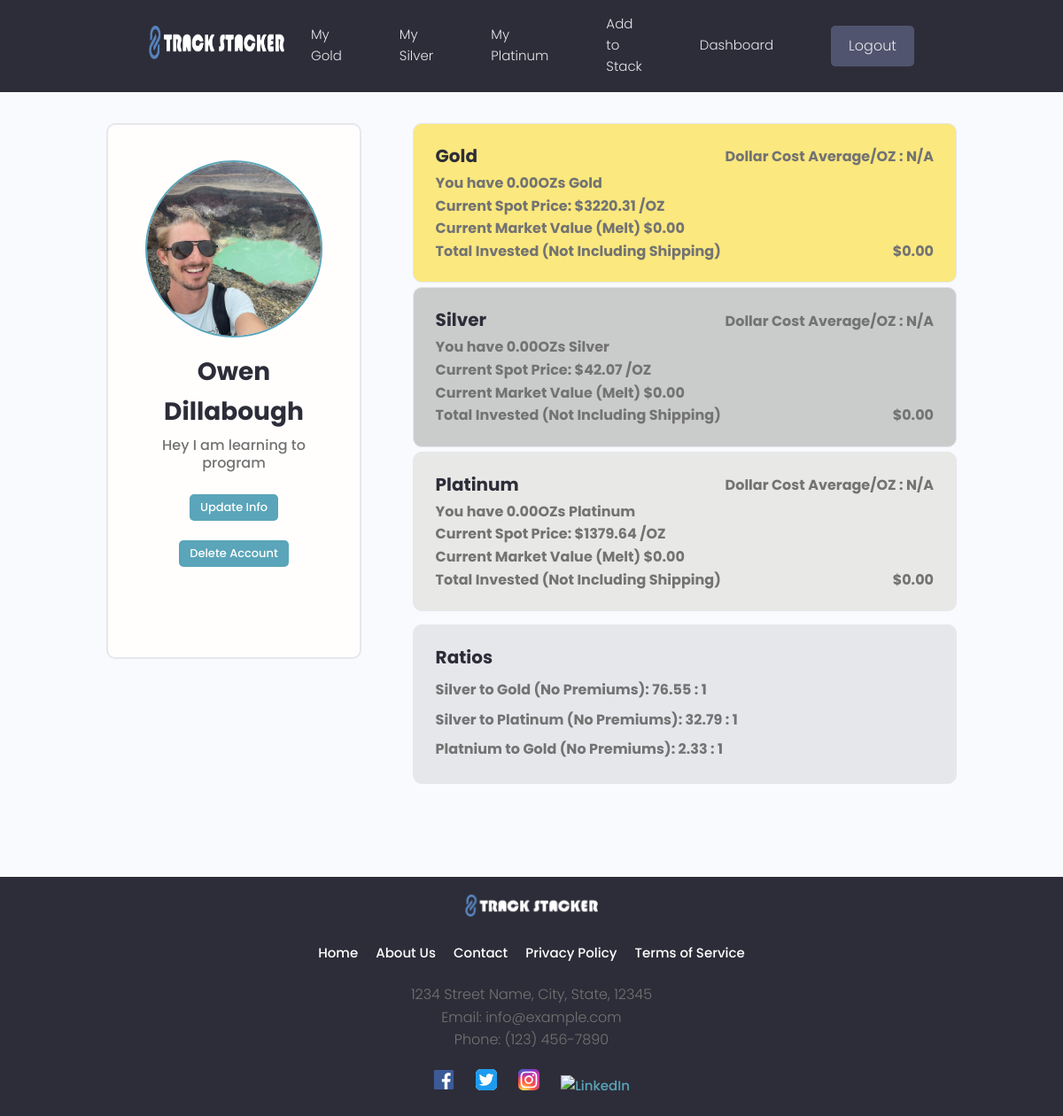
The app's page /users/profile/e351c3f3cfc945d887c1a610a2bbbc1f (signed in) with its own data.
### users/models.py (models this page shows, shortened)
class Profile(models.Model):
    user = models.OneToOneField(User, on_delete=models.CASCADE, null=True, blank=True)
    name = models.CharField(max_length=200, blank=True, null=True)
    email =models.EmailField(max_length=500, blank=True, null=True)
    username = models.CharField(max_length=200, blank=True, null=True)
    short_intro = models.CharField(max_length=500, blank=True, null=True)
    bio = models.TextField(blank=True, null=True)
    profile_image = models.ImageField(null=True, blank=True, upload_to='profiles/',
                                        default='profiles/user-default.png')
    social_facebook = models.CharField(max_length=200, blank=True, null=True)
    created = models.DateTimeField(auto_now_add=True)
    id = models.UUIDField(default=uuid.uuid4, unique=True, primary_key=True,
                            editable=False)

### tracker/models.py (models this page shows, shortened)
class MetalsData(models.Model):
    owner = models.OneToOneField(Profile, on_delete=models.CASCADE)
    timestamp = models.IntegerField(default=0)
    rates = models.JSONField(default=dict)
    currency = models.CharField(max_length=30)
    current_gold_price = models.DecimalField(max_digits=30, decimal_places=2, default=0)
    current_silver_price = models.DecimalField(max_digits=30, decimal_places=2, default=0)
    current_platinum_price = models.DecimalField(max_digits=30, decimal_places=2, default=0)
    class Meta:
        verbose_name_plural = "Metals Data"

### users/views.py (the view)
# urls.py: path('profile/<str:pk>', views.profile, name= "profile"),
@login_required(login_url='login-user')
def profile(request, pk):
    metals_data, created = MetalsData.objects.get_or_create(owner=request.user.profile)
    profile = Profile.objects.get(id=pk)
    user = request.user.profile
    total_silver = round(Decimal(get_total_oz(user, 'silver')), 2)
    total_gold = round(Decimal(get_total_oz(user, 'gold')), 2)
    total_platinum = round(Decimal(get_total_oz(user, 'platinum')), 2)
    total_gold_cost, total_silver_cost, total_platinum_cost =  get_total_invested(profile)
    try:
        if total_gold != 0:
            gdca = (total_gold_cost / total_gold).quantize(Decimal('0.01'), rounding=ROUND_HALF_UP)
            gdca_str = f"{gdca:.2f}"
        else:
            gdca = 'N/A'
            gdca_str = 'N/A'
    except InvalidOperation:
        gdca = 'N/A'
        gdca_str = 'N/A'
    try:
        if total_silver != 0:
            sdca = (total_silver_cost / total_silver).quantize(Decimal('0.01'), rounding=ROUND_HALF_UP)
            sdca_str = f"{sdca:.2f}"
        else:
            sdca = 'N/A'
            sdca_str = 'N/A'
    except InvalidOperation:
        sdca = 'N/A'
        sdca_str = 'N/A'
    try:
        if total_platinum != 0:
            pdca = (total_platinum_cost / total_platinum).quantize(Decimal('0.01'), rounding=ROUND_HALF_UP)
            pdca_str = f"{pdca:.2f}"
        else:
            pdca = 'N/A'
            pdca_str = 'N/A'
    except InvalidOperation:
        pdca = 'N/A'
        pdca_str = 'N/A'
    try:
        gold_price = Decimal(metals_data.current_gold_price)
        silver_price = Decimal(metals_data.current_silver_price)
        platinum_price = Decimal(metals_data.current_platinum_price)
    except Exception as e:
        print(e)
        gold_price = 'N/A'
        silver_price = 'N/A'
        platinum_price = 'N/A'
    try:
        gmv = multiply(total_gold, gold_price)
        smv = multiply(total_silver, silver_price)
        pmv = multiply(total_platinum, platinum_price)
        gsr = round((float(gold_price) / float(silver_price)), 2)
        psr = round((float(platinum_price) / float(silver_price)), 2)
        pgr = round((float(gold_price) / float(platinum_price)), 2)
    except:
        pgr = 'N/A'
        psr = 'N/A'
        gmv = 'N/A'
        smv = 'N/A'
        pmv = 'N/A'
        gsr = 'N/A'
    context = {
        'gdca': gdca_str,
        'sdca': sdca_str,
        'pdca': pdca_str,
        'pgr': pgr,
        'psr': psr,
        'gsr': gsr,
        'gmv': gmv,
        'smv': smv,
        'pmv': pmv,
        'total_gold_cost': total_gold_cost,
        'total_silver_cost': total_silver_cost,
        'total_platinum_cost': total_platinum_cost,
        'gold_price': gold_price,
        'silver_price': silver_price,
        'platinum_price': platinum_price,
        'total_silver': total_silver,
        'total_gold': total_gold,
        'total_platinum': total_platinum,
        'profile': profile
    }
    return render(request, 'users/user-profile.html', context)

### users/templates/users/user-profile.html (shortened to what this page needs)
{% extends 'main.html' %}
{% load static %}
{% block content %}
<main class="profile my-md">
    <div class="container">
      <div class="layout">
        <div class="column column--1of3">
          <div class="card text-center">
            <div class="card__body dev">
              <img class="avatar avatar--xl" src="{{profile.profile_image.url}}" />
              <h2 class="dev__name">{{profile.name}}</h2>
              <p class="dev__title">{{profile.short_intro}}</p>
              <br>
              <a href="{% url 'edit-account' %}"><button id="info_button" class="btn btn--main btn--sm">Update Info</button></a><br>
              <a href="{% url 'delete-account' %}"><button id="delete_button" class="btn btn--main btn--sm">Delete Account</button></a>
            </div>
          </div>
        </div>
        <div class="column column--2of3">
          <div class="devInfo">
            <div class="dashcard card--dark project" id="goldcard">
              <a href="#" class="project">
                <div class="metalcard__body">
                  <div class="metal_container">
                    <h3 class="project__title" id="gold_title">Gold</h3>
                    {% if gdca == 'N/A' %}
                    <span style="font-weight: bold;">Dollar Cost Average/OZ : {{gdca}}</span>
                    {% else %}
                    <span style="font-weight: bold;">Dollar Cost Average/OZ : ${{gdca}}</span>
                    {% endif %}
                  </div>
                    <span style="font-weight: bold;">You have {{total_gold}}OZ{{ total_gold|pluralize }} Gold</span>
                    <span style="font-weight: bold;">Current Spot Price: ${{gold_price}} /OZ</span>
                    <span style="font-weight: bold;">Current Market Value (Melt) ${{gmv}}</span>
                    <div class="metal_container">
                      <span style="font-weight: bold;">Total Invested (Not Including Shipping)</span>
                      <span style="font-weight: bold;">${{total_gold_cost}}</span>
                    </div>
                </div>
              </a>
            </div>
            <div class="dashcard card--dark project" id="silvercard">
              <a href="#" class="project">
                <div class="metalcard__body">
                  <div class="metal_container">
                    <h3 class="project__title" id="gold_title">Silver</h3>
                    {% if sdca == 'N/A' %}
                    <span style="font-weight: bold;">Dollar Cost Average/OZ : {{sdca}}</span>
                    {% else %}
                    <span style="font-weight: bold;">Dollar Cost Average/OZ : ${{sdca}}</span>
                    {% endif %}
                  </div>
                    <span style="font-weight: bold;">You have {{total_silver}}OZ{{ total_silver|pluralize }} Silver</span>
                    <span style="font-weight: bold;">Current Spot Price: ${{silver_price}} /OZ</span>
                    <span style="font-weight: bold;">Current Market Value (Melt) ${{smv}}</span>
                    <div class="metal_container">
                      <span style="font-weight: bold;">Total Invested (Not Including Shipping)</span>
                      <span style="font-weight: bold;">${{total_silver_cost}}</span>
                    </div>
                </div>
              </a>
            </div>
            <div class="dashcard card--dark project" id="platinumcard">
              <a href="#" class="project">
                <div class="metalcard__body">
                  <div class="metal_container">
                    <h3 class="project__title" id="gold_title">Platinum</h3>
                    {% if pdca == 'N/A' %}
                    <span style="font-weight: bold;">Dollar Cost Average/OZ : {{pdca}}</span>
                    {% else %}
                    <span style="font-weight: bold;">Dollar Cost Average/OZ : ${{pdca}}</span>
                    {% endif %}
                  </div>
                    <span style="font-weight: bold;">You have {{total_platinum}}OZ{{ total_platinum|pluralize }} Platinum</span>
                    <span style="font-weight: bold;">Current Spot Price: ${{platinum_price}} /OZ</span>
                    <span style="font-weight: bold;">Current Market Value (Melt) ${{pmv}}</span>
                    <div class="metal_container">
                      <span style="font-weight: bold;">Total Invested (Not Including Shipping)</span>
                      <span style="font-weight: bold;">${{total_platinum_cost}}</span>
                    </div>
                </div>
              </a>
            </div>
            <div class="dashcard card--dark project" id="infocard">
              <a href="#" class="project">
                <div class="card__body">
                  <h3 class="project__title">Ratios</h3>
                  <p class="project--margins">
                    <span style="font-weight: bold;">Silver to Gold (No Premiums): {{gsr}} : 1</span>
                  </p>
                  <p class="project--margins">
                    <span style="font-weight: bold;">Silver to Platinum (No Premiums): {{psr}} : 1</span>
                  </p>
                  <p class="project--margins">
                    <span style="font-weight: bold;">Platnium to Gold (No Premiums): {{pgr}} : 1</span>
                  </p>
                </div>
              </a>
            </div>
          </div>
      </div>
    </div>
  </main>
{% endblock %}

### templates/main.html (shortened to what this page needs)
<!DOCTYPE html>
{% load static %}
<html lang="en">
<head>
  <link rel="stylesheet" href="https://cdn.iconmonstr.com/1.3.0/css/iconmonstr-iconic-font.min.css" />
  <link rel="stylesheet" href="{% static 'uikit/styles/uikit.css' %}" />
  <link rel="stylesheet" href="{% static 'styles/app.css' %}" />
  <link rel="stylesheet" href="{% static 'styles/icons.css' %}">
</head>
<body>
  {% include 'navbar.html' %}
  {% block content %}
  {% endblock %}
  {% include 'footer.html' %}
</body>
</html>

### templates/navbar.html (shortened to what this page needs)
{% load static %}
<header class="header">
    <div class="container container--narrow">
      <a href="{% url 'homepage' %}" class="header__logo">
        <img src="{% static 'images/long_logo_1.png' %}" alt="alt" />
      </a>
      <nav class="header__nav">
        <ul class="header__menu">
          {% if request.user.is_authenticated %}
          <li class="header__menuItem"><a href="{% url 'metal_page' metal_type='gold' %}">My Gold</a></li>
          <li class="header__menuItem"><a href="{% url 'metal_page' metal_type='silver' %}">My Silver</a></li>
          <li class="header__menuItem"><a href="{% url 'metal_page' metal_type='platinum' %}">My Platinum</a></li>
          <li class="header__menuItem"><a href="{% url 'updatePage' %}">Add to Stack</a></li>
          <li class="header__menuItem"><a href="{% url 'profile' user.profile.id %}">Dashboard</a></li>
          <li class="header__menuItem"><a href="{% url 'logout-user' %}" class="btn btn--sub">Logout</a></li>
          {% else %}
          <li class="header__menuItem"><a href="{% url 'login-user' %}" class="btn btn--sub">Login/Sign Up</a></li>
          {% endif %}
        </ul>
      </nav>
    </div>
  </header>

### templates/footer.html (shortened to what this page needs)
{% load static %}
<footer class="footer">
    <div class="container container--narrow">
      <div class="footer__logo">
        <a href="{% url 'homepage' %}">
          <img src="{% static 'images/long_logo_1.png' %}" alt="alt" />
        </a>
      </div>
      <nav class="footer__nav">
        <ul class="footer__menu">
          <li class="footer__menuItem"><a href="{% url 'homepage' %}">Home</a></li>
          <li class="footer__menuItem"><a href="{% url 'about' %}">About Us</a></li>
          <li class="footer__menuItem"><a href="{% url 'contact' %}">Contact</a></li>
          <li class="footer__menuItem"><a href="{% url 'privacy_policy' %}">Privacy Policy</a></li>
          <li class="footer__menuItem"><a href="{% url 'terms_of_service' %}">Terms of Service</a></li>
        </ul>
      </nav>
      <div class="footer__contact">
        <p>1234 Street Name, City, State, 12345</p>
        <p>Email: info@example.com</p>
        <p>Phone: (123) 456-7890</p>
      </div>
      <div class="footer__social">
        <a href="https://www.facebook.com" class="footer__socialLink" target="_blank" rel="noopener noreferrer">
          <img src="{% static 'images/socials/facebook_icon.svg' %}" alt="Facebook" />
        </a>
        <a href="https://www.twitter.com" class="footer__socialLink" target="_blank" rel="noopener noreferrer">
          <img src="{% static 'images/socials/twitter_icon.svg' %}" alt="Twitter" />
        </a>
        <a href="https://www.instagram.com" class="footer__socialLink" target="_blank" rel="noopener noreferrer">
          <img src="{% static 'images/socials/instagram_icon.svg' %}" alt="Instagram" />
        </a>
        <a href="https://www.linkedin.com" class="footer__socialLink" target="_blank" rel="noopener noreferrer">
          <img src="{% static 'images/socials/linkedin_icon.svg' %}" alt="LinkedIn" />
        </a>
      </div>
    </div>
  </footer>

### records on screen
Profile: profile_image (picture), name "Owen Dillabough", short_intro "Hey I am learning to program"
MetalsData: current_gold_price "3220.31", current_silver_price "42.07", current_platinum_price "1379.64"

### other values on screen
{{ gdca }} "N/A"
{{ total_gold }} "0.00"
{{ gmv }} "0.00"
{{ total_gold_cost }} "0.00"
{{ sdca }} "N/A"
{{ total_silver }} "0.00"
{{ smv }} "0.00"
{{ total_silver_cost }} "0.00"
{{ pdca }} "N/A"
{{ total_platinum }} "0.00"
{{ pmv }} "0.00"
{{ total_platinum_cost }} "0.00"
{{ gsr }} "76.55"
{{ psr }} "32.79"
{{ pgr }} "2.33"
